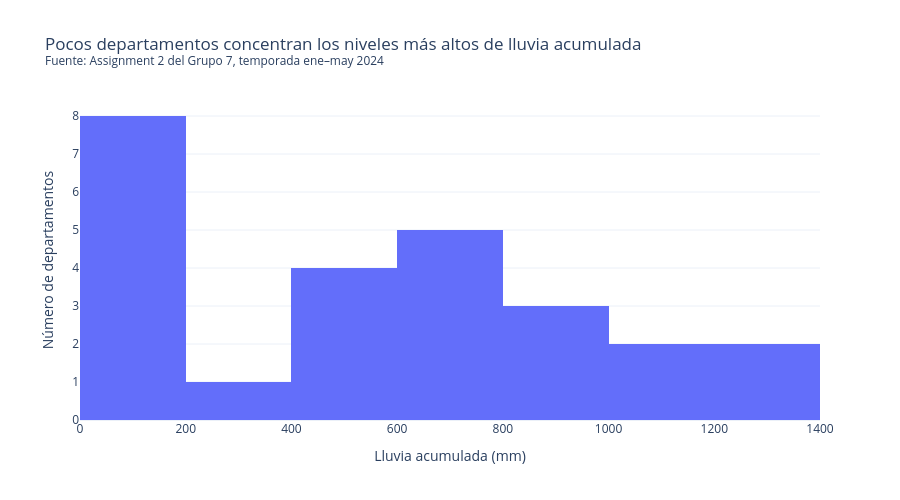

Here is the notebook cell this chart was saved with:
### Markdown cell above
## Gráfico 3 – Distribución de la lluvia acumulada

### Code cell
fig_hist = px.histogram(
    df,
    x="lluvia_total_mm",
    nbins=8,
    labels={"lluvia_total_mm": "Lluvia acumulada (mm)"},
    title=(
        "Pocos departamentos concentran los niveles más altos de lluvia acumulada"
        "<br><sup>Fuente: Assignment 2 del Grupo 7, temporada ene–may 2024</sup>"
    )
)

fig_hist.update_layout(
    template="plotly_white",
    height=500,
    yaxis_title="Número de departamentos"
)
fig_hist.show()

### Figure 1 — Plotly figure (JSON) as saved in the notebook; plotly's stock layout.template omitted (floating-point values rounded to 4 significant figures)
{"data": [{"bingroup": "x", "hovertemplate": "Lluvia acumulada (mm)=%{x}<br>count=%{y}<extra></extra>", "legendgroup": "", "marker": {"color": "#636efa", "pattern": {"shape": ""}}, "name": "", "nbinsx": 8, "orientation": "v", "showlegend": false, "type": "histogram", "x": [455.0, 1058.0, 670.6, 235.3, 467.5, 671.2, 17.3, 601.0, 819.2, 416.7, 19.3, 1277.0, 26.3, 25.6, 12.2, 1362.0, 1150.0, 29.1, 839.3, 139.4, 728.6, 681.7, 46.1, 497.0, 887.4], "xaxis": "x", "yaxis": "y"}], "layout": {"barmode": "relative", "height": 500, "legend": {"tracegroupgap": 0}, "title": {"text": "Pocos departamentos concentran los niveles más altos de lluvia acumulada<br><sup>Fuente: Assignment 2 del Grupo 7, temporada ene–may 2024</sup>"}, "xaxis": {"anchor": "y", "domain": [0, 1], "title": {"text": "Lluvia acumulada (mm)"}}, "yaxis": {"anchor": "x", "domain": [0, 1], "title": {"text": "Número de departamentos"}}}}
